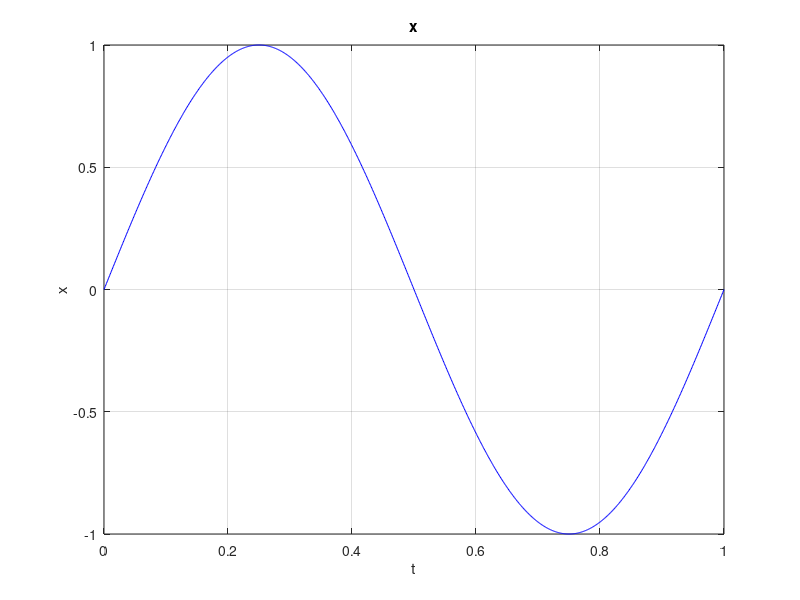
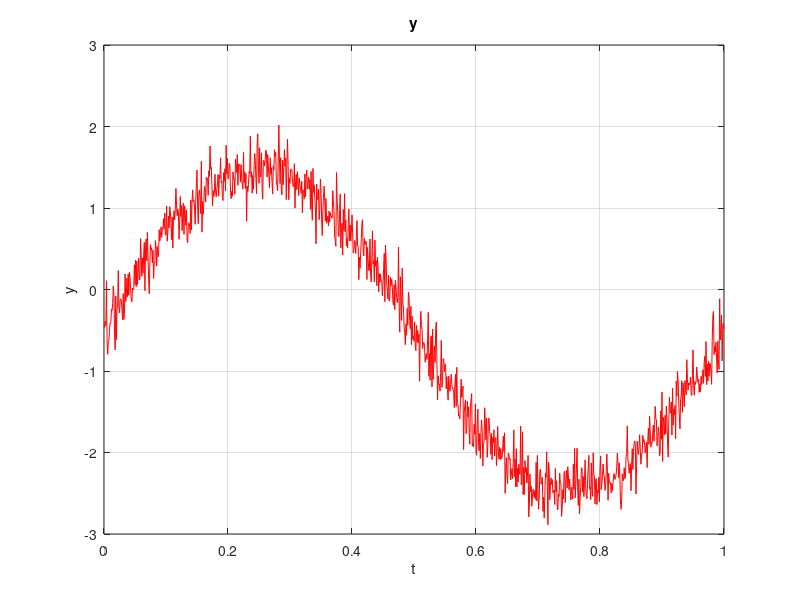
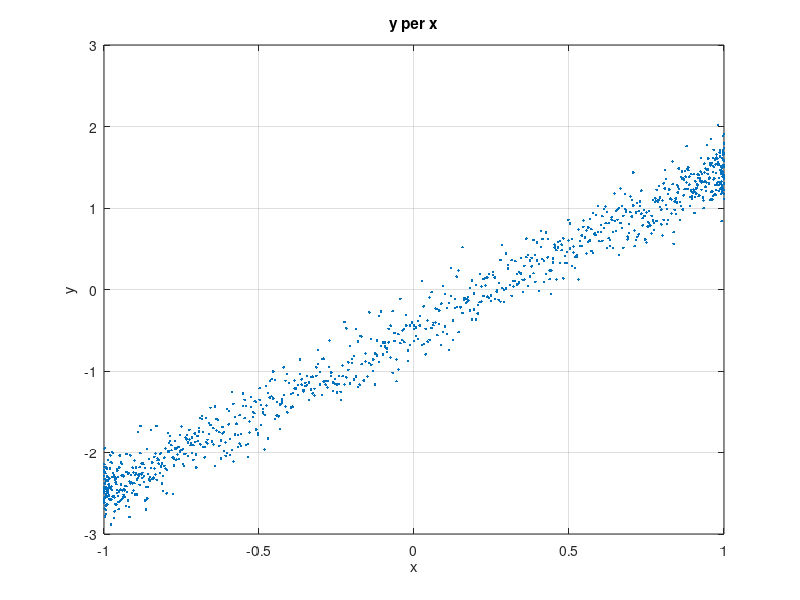

These charts were generated, in order, by the following MATLAB code:
clc;clear;close all

load("p2.mat");

figure('Name','x','NumberTitle','off');
plot(t,x,'b');
title ('x');
xlabel('t');
ylabel('x');
grid on

figure('Name','y','NumberTitle','off');
plot(t,y,'r');
title ('y');
xlabel('t');
ylabel('y');
grid on

figure('Name','y per x','NumberTitle','off');
plot(x,y,'.');
title ('y per x');
xlabel('x');
ylabel('y');
grid on